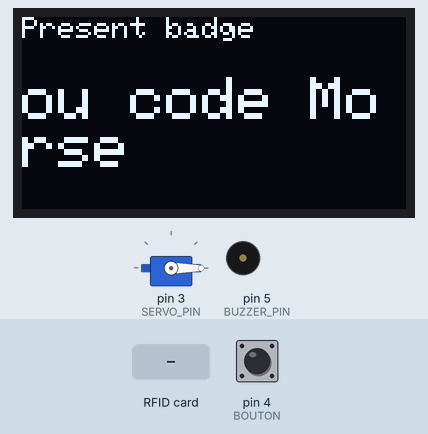
Recording of a sketch running on a simulated Arduino Uno, built with avr-gcc and run on an emulated ATmega328P. Shown: 128×64 one-colour display, servo, buzzer (waves = sounding). Inputs (shaded band) come from the test bench; at power-on: pin 4 (BOUTON) HIGH. What the sketch prints to the serial monitor is not drawn.

Above: at 1.3 s.
1.4 s: RFID card 3D 27 AF 62 held to the reader
At 2.7 s:
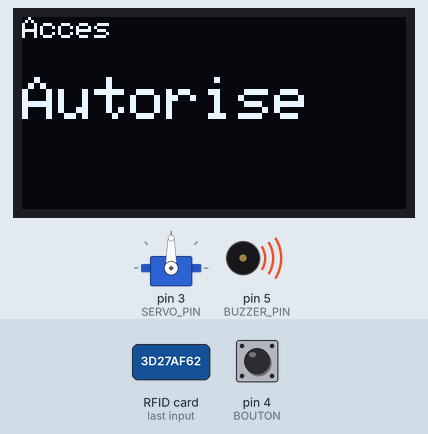
4.4 s: pin 4 (BOUTON) pulled LOW for 1 s
At 7.0 s:
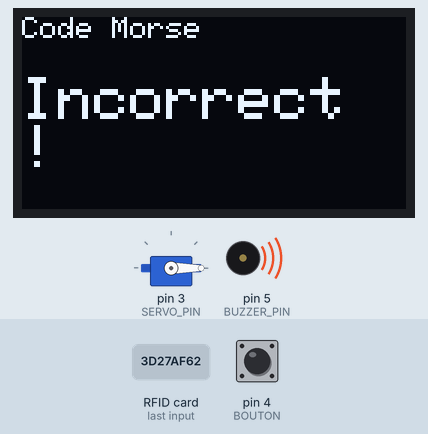
8.4 s: RFID card 5E 7A 19 C4 held to the reader
At 9.6 s:
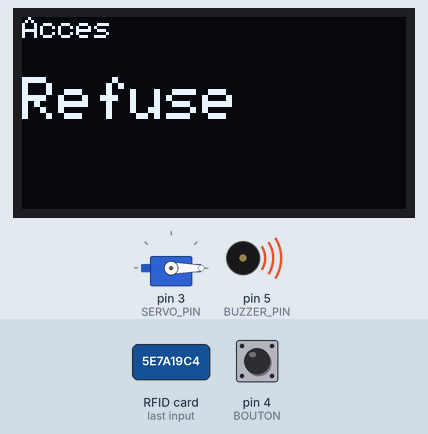
11.4 s: pin 4 (BOUTON) pulled LOW for 3.2 s
At 16.9 s:
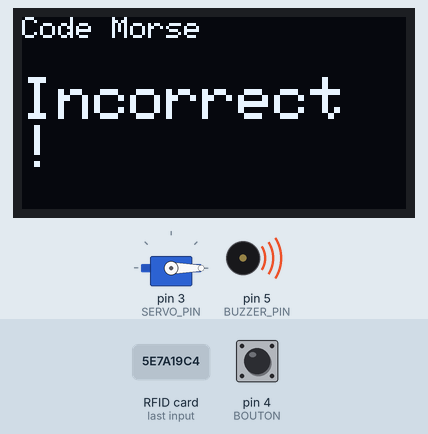
Timing chart, 0 to 18.4 s (numbered marks = the images above; inputs shaded):
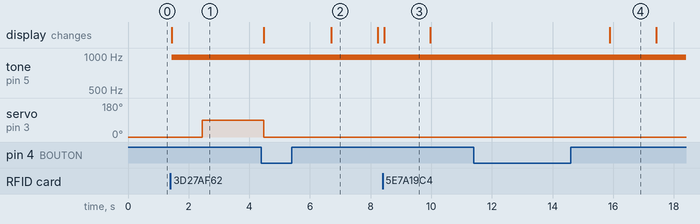

The sketch:

badge_rfid_morse.ino
```cpp
#include <SPI.h>
#include <MFRC522.h>
#include <Wire.h>
#include <Adafruit_GFX.h>
#include <Adafruit_SSD1306.h>
#include <Servo.h>

// --- OLED ---
#define SCREEN_WIDTH 128
#define SCREEN_HEIGHT 64
Adafruit_SSD1306 display(SCREEN_WIDTH, SCREEN_HEIGHT, &Wire, -1);

// --- RFID ---
#define SS_PIN  10
#define RST_PIN  9
MFRC522 rfid(SS_PIN, RST_PIN);

// --- Servo ---
#define SERVO_PIN 3
Servo servo;

// --- Buzzer ---
#define BUZZER_PIN 5

// --- Bouton Morse ---
#define BOUTON          4
#define DEBOUNCE  30       // délai anti-rebond en ms
#define MAX_CODE_LEN    10       // longueur max du code Morse saisi

const unsigned long DOT_TIME   = 200;   // durée max d'un appui court (point)
const unsigned long DASH_TIME  = 600;   // durée min d'un appui long (tiret)
const unsigned long END_TIME   = 1200;  // silence après lequel le code est validé
const unsigned long SERVO_TIME = 2000; // durée d'ouverture de la porte

const char* expected = ".-.-";       // code Morse secret à saisir
byte authUID[4] = {0x3D, 0x27, 0xAF, 0x62}; // UID du badge autorisé

// --- Variables Morse ---
char code[MAX_CODE_LEN + 1] = "";  // code Morse saisi (tableau de caractères)
int  codeLen    = 0;
bool btnState = false;
bool btnPrev = false;
unsigned long tPress    = 0;  // horodatage début d'appui
unsigned long tRelease  = 0;  // horodatage dernier relâchement (base du END_TIME)
unsigned long tDeb = 0;  // horodatage pour le debounce

// --- Variables servo non-bloquant ---
bool servoOpen = false;      // true pendant l'ouverture de la porte
unsigned long tServo = 0;     // horodatage d'ouverture

// -------------------------------------------------------

// Vérifie si l'UID du badge correspond à l'UID autorisé octet par octet
bool badgeOK(byte *uid, byte taille) {
  if (taille != 4) return false;
  for (int i = 0; i < 4; i++)
    if (uid[i] != authUID[i]) return false;
  return true;
}

// Affiche un message sur l'écran OLED (ligne1 petite, ligne2 grande)
void affiche(const char* ligne1, const char* ligne2 = "") {
  display.clearDisplay();
  display.setTextSize(1);
  display.setTextColor(SSD1306_WHITE);
  display.setCursor(0, 0);
  display.println(ligne1);
  if (strlen(ligne2) > 0) {
    display.setCursor(0, 20);
    display.setTextSize(2);
    display.println(ligne2);
  }
  display.display();
}

// Buzzer avec intensité croissante via PWM (analogWrite)
void beep() {
  for (int i = 50; i <= 255; i += 50) {
    analogWrite(BUZZER_PIN, i);  // augmente le rapport cyclique PWM
    delay(100);
    analogWrite(BUZZER_PIN, 0);
    delay(100);
  }
}

// Déclenche l'ouverture : buzzer + servo, sans bloquer la boucle principale
void openDoor() {
  beep();
  servo.write(90);       // position ouverte
  servoOpen = true;
  tServo = millis();     // on note l'heure pour fermer après SERVO_TIME
}

// Remet le code Morse à zéro
void resetCode() {
  memset(code, 0, sizeof(code));  // efface le tableau proprement
  codeLen  = 0;
  tRelease = 0;
}

// -------------------------------------------------------

void setup() {
  Serial.begin(9600);
  SPI.begin();           // initialise le bus SPI (utilisé par le lecteur RFID)
  rfid.PCD_Init();       // initialise le module MFRC522 via SPI

  // Initialise l'écran OLED via I2C à l'adresse 0x3C
  if (!display.begin(SSD1306_SWITCHCAPVCC, 0x3C)) {
    Serial.println("OLED introuvable");
    while (1);           // bloque si l'écran est absent
  }
  affiche("Present badge", "ou code Morse");

  servo.attach(SERVO_PIN);
  servo.write(0);        // position fermée au démarrage

  pinMode(BOUTON, INPUT_PULLUP); // bouton actif à l'état bas
  pinMode(BUZZER_PIN, OUTPUT);
  analogWrite(BUZZER_PIN, 0);   // buzzer éteint
}

void loop() {

  // --- Fermeture automatique du servo après SERVO_TIME ms (non-bloquant) ---
  if (servoOpen && (millis() - tServo >= SERVO_TIME)) {
    servo.write(0);      // position fermée
    servoOpen = false;
    affiche("Present badge", "ou code Morse");
  }

  // --- Lecture bouton avec debounce logiciel ---
  bool lecture = !digitalRead(BOUTON); // inversion car INPUT_PULLUP
  if (lecture != btnPrev) tDeb = millis(); // détecte un changement

  if (millis() - tDeb >= DEBOUNCE && lecture != btnState) {
    btnState = lecture;

    if (btnState) {
      tPress = millis(); // mémorise le début de l'appui
    } else {
      // Mesure la durée de l'appui pour distinguer point et tiret
      unsigned long duree = millis() - tPress;
      tRelease = millis(); // END_TIME compte depuis ce relâchement

      if (duree >= DOT_TIME && duree < DASH_TIME && codeLen < MAX_CODE_LEN) {
        code[codeLen++] = '.';
        Serial.print(".");
      } else if (duree >= DASH_TIME && codeLen < MAX_CODE_LEN) {
        code[codeLen++] = '-';
        Serial.print("-");
      }
    }
  }
  btnPrev = lecture;

  // --- Validation du code Morse après END_TIME ms de silence ---
  if (!btnState && codeLen > 0 && tRelease > 0 &&
      (millis() - tRelease >= END_TIME)) {

    Serial.print("\nCode Morse saisi : ");
    Serial.println(code);

    if (strcmp(code, expected) == 0) { // comparaison des chaînes C
      Serial.println("CODE CORRECT");
      affiche("Code Morse", "Correct !");
      openDoor();
    } else {
      Serial.println("CODE INCORRECT");
      affiche("Code Morse", "Incorrect !");
      delay(1500);
      affiche("Present badge", "ou code Morse");
    }
    resetCode();
  }

  // --- Lecture badge RFID via SPI ---
  if (!servoOpen && rfid.PICC_IsNewCardPresent() && rfid.PICC_ReadCardSerial()) {
    if (badgeOK(rfid.uid.uidByte, rfid.uid.size)) {
      Serial.println("Badge OK");
      affiche("Acces", "Autorise");
      openDoor();
    } else {
      Serial.println("Badge refuse");
      affiche("Acces", "Refuse");
      delay(1500);
      affiche("Present badge", "ou code Morse");
    }
    rfid.PICC_HaltA();       // stoppe la communication avec la carte
    rfid.PCD_StopCrypto1();  // désactive le chiffrement RFID
  }
}
```

Measured:
- after the input at 1.4 s, tone on pin 5 (BUZZER_PIN): silent → 977 Hz at once; servo on pin 3 (SERVO_PIN): 0° → 90° after 1.0 s; the display: changes at once (image 1)
- after the input at 4.4 s, the display: first differs from a run without the input after 2.3 s (image 2)
- after the input at 8.4 s, the display: changes at once (image 3)
- after the input at 11.4 s, the display: changes after 4.5 s (image 4)
- what the display in image 2 shows lasts 1.5 s, from 6.7 s to 8.2 s
